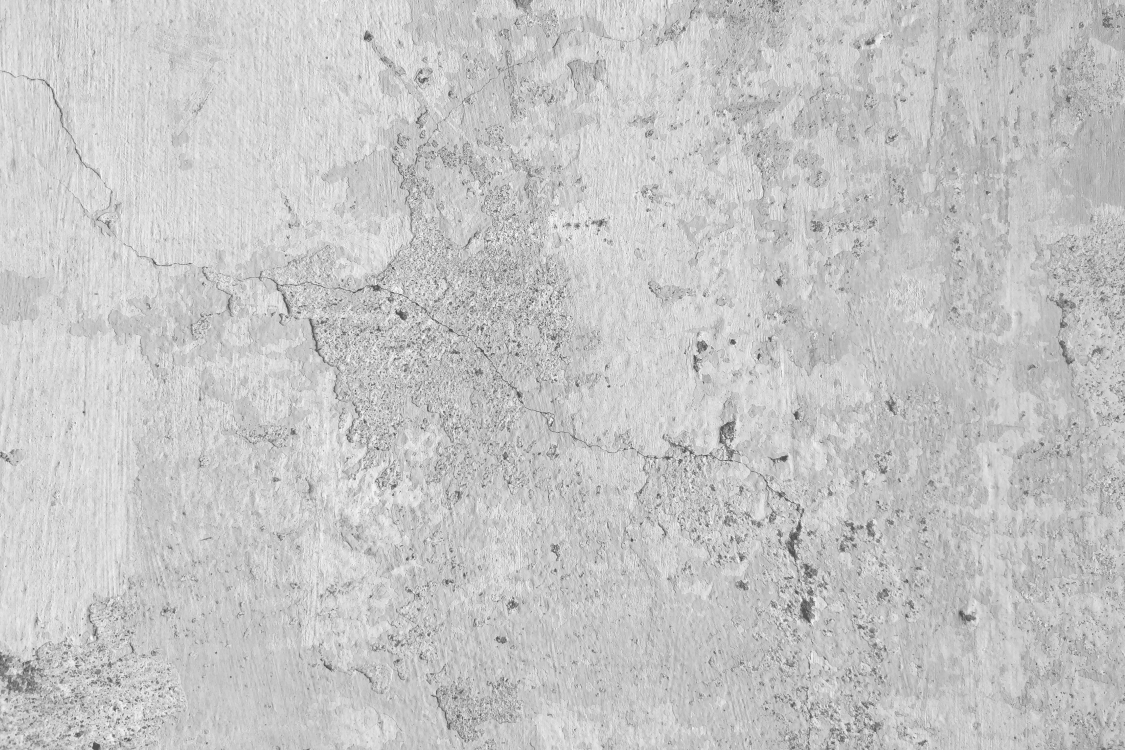
#> input picture additional_images/concrete.jpg, 4500 x 3000 px, given in place of PIC_0.jpg, which was not available (shown at 1/4 size)
$ jupyter execute lbp.ipynb
#> lines starting #> are read from the running program, lines starting #| are printed output that depends on the picture; long printed decimals are rounded; pictures that were not available may be replaced by others from this repository, and a replacement may not be noted
[cell 1]
import numpy as np
from PIL import Image, ImageOps
import matplotlib.pyplot as plt

[cell 2]
# LBP AND HISTOGRAM FUNC DEFINITIONS

# input 2d grayscale numpy image
def lbp(im_np):
    im_lbp = im_np.copy()

    for i in range(1, im_np.shape[0] - 1):
        for j in range(1, im_np.shape[1] - 1):
            center = im_np[i, j]
            neighbour_patterns = []
            for l in range(-1, 2):
                for k in range(-1, 2):
                    if not (l == 0 and k == 0):
                        val = im_np[i+l, j+k]
                        neighbour_patterns.append(1 if val >= center else 0)
            texture = int(''.join(str(n) for n in neighbour_patterns), 2)
            im_lbp[i, j] = texture

    return im_lbp

def lbp_hist(im_lbp):
    hist = np.histogram(im_lbp.flatten())
    normalized_counts = hist[0] / hist[0].sum()
    return normalized_counts, hist[1]

[cell 3]
# APPLYING LBP ON IMAGES (NEW IMAGES TO DEMONSTRATE TEXTURE VARIANCE)

im_urls = ["../data/vehicle-type-detecion/pickup/PIC_0.jpg", "./additional_images/kshitijs.jpg",  "./additional_images/bricks.jpg",  "./additional_images/concrete.jpg", "./additional_images/wood.jpg"]

for im_url in im_urls:
    im = Image.open(im_url)
#> im is the input picture: PIL image 4500x3000 RGB; min 71, max 255, mean 197.6

    im_gray = im.convert("L")
    im_resized = ImageOps.fit(im_gray, (400, 300), method=Image.Resampling.LANCZOS)
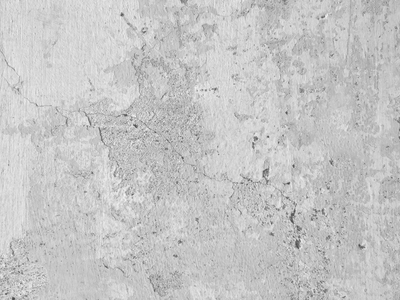
#> im_resized: PIL image 400x300 L; min 63, max 246, mean 197.8
    im_np = np.array(im_resized)

    count, bins = lbp_hist(lbp(im_np))
#> after the loop in lbp, `for i in range(1, im_np.shape[0] - 1):`:
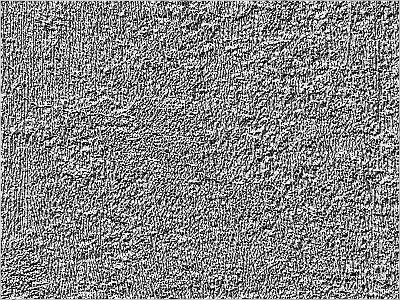
#> im_lbp: shape (300, 400); min 0, max 255, mean 134
#> in lbp_hist, `hist = np.histogram(im_lbp.flatten())`: hist = ([22593, 8710, 10802, 4456, 10351, 9513, 4727, 10869, 9845, 28134], [0, 25.5, 51, 76.5, 102, 127.5, 153, 178.5, 204, 229.5, 255])
#> in lbp_hist, `normalized_counts = hist[0] / hist[0].sum()`: normalized_counts = [0.188, 0.0726, 0.09, 0.0371, 0.0863, 0.0793, 0.0394, 0.0906, 0.082, 0.234]
#> count has the same summary as normalized_counts in lbp_hist; bins = [0, 25.5, 51, 76.5, 102, 127.5, 153, 178.5, 204, 229.5, 255]

    fig, (ax1, ax2, ax3) = plt.subplots(1, 3, figsize=(13, 3))
    ax1.imshow(im_np, cmap="gray")
    ax1.set_title("Grayscale Image")
    ax2.imshow(lbp(im_np))
    ax2.set_title("LBP Image")
    ax3.hist(lbp(im_np).flatten(), bins=len(bins), density=True)
    ax3.set_title("LBP Histogram")
    print('Counts:', count, 'Bins:', bins)
#| Counts: [0.1883   0.07258 0.09002 0.03713 0.08626 0.07927
#|  0.03939 0.09058   0.08204 0.2344   ] Bins: [  0.   25.5  51.   76.5 102.  127.5 153.  178.5 204.  229.5 255. ]
    plt.show()
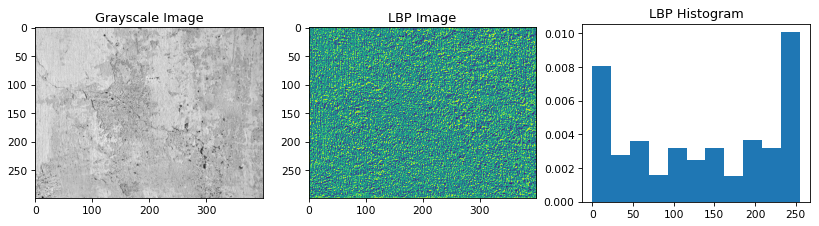
#> figure drawn by matplotlib, 3 panels; panel 3: tallest bar 0.01 high, from x = 231.8 to 255
#> pass 2 of the loop `for im_url in im_urls:`:
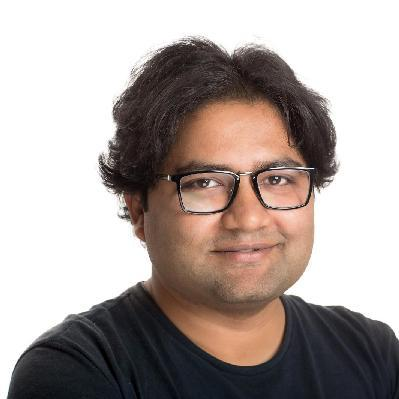
#> input picture additional_images/kshitijs.jpg, 399 x 399 px
#> im is the input picture: PIL image 399x399 RGB; mean R, G, B 173.3, 162.6, 158.6
#> im_gray: PIL image 399x399 L
#> after the loop in lbp (call 4), `for i in range(1, im_np.shape[0] - 1):`:
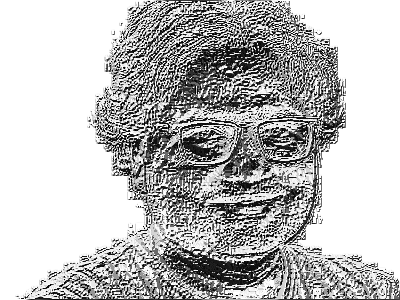
#> im_lbp: shape (300, 400); min 0, max 255, mean 188
#> count = [0.11, 0.0555, 0.0265, 0.0113, 0.0661, 0.0452, 0.0138, 0.025, 0.0558, 0.591]
#| Counts: [0.11       0.05548 0.02653 0.01132   0.06612 0.04521
#|  0.01377 0.02504 0.05581 0.5907] Bins: [  0.   25.5  51.   76.5 102.  127.5 153.  178.5 204.  229.5 255. ]
#> `plt.show()`:
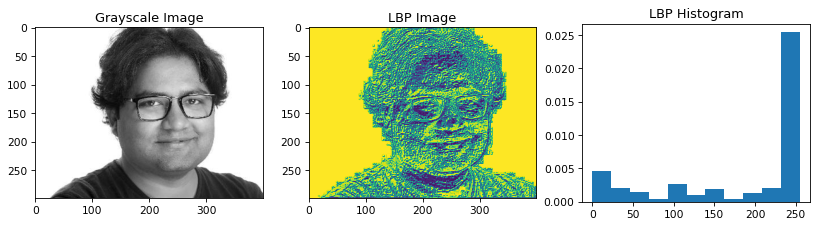
#> figure drawn by matplotlib, 3 panels; panel 3: tallest bar 0.0254 high, from x = 231.8 to 255
